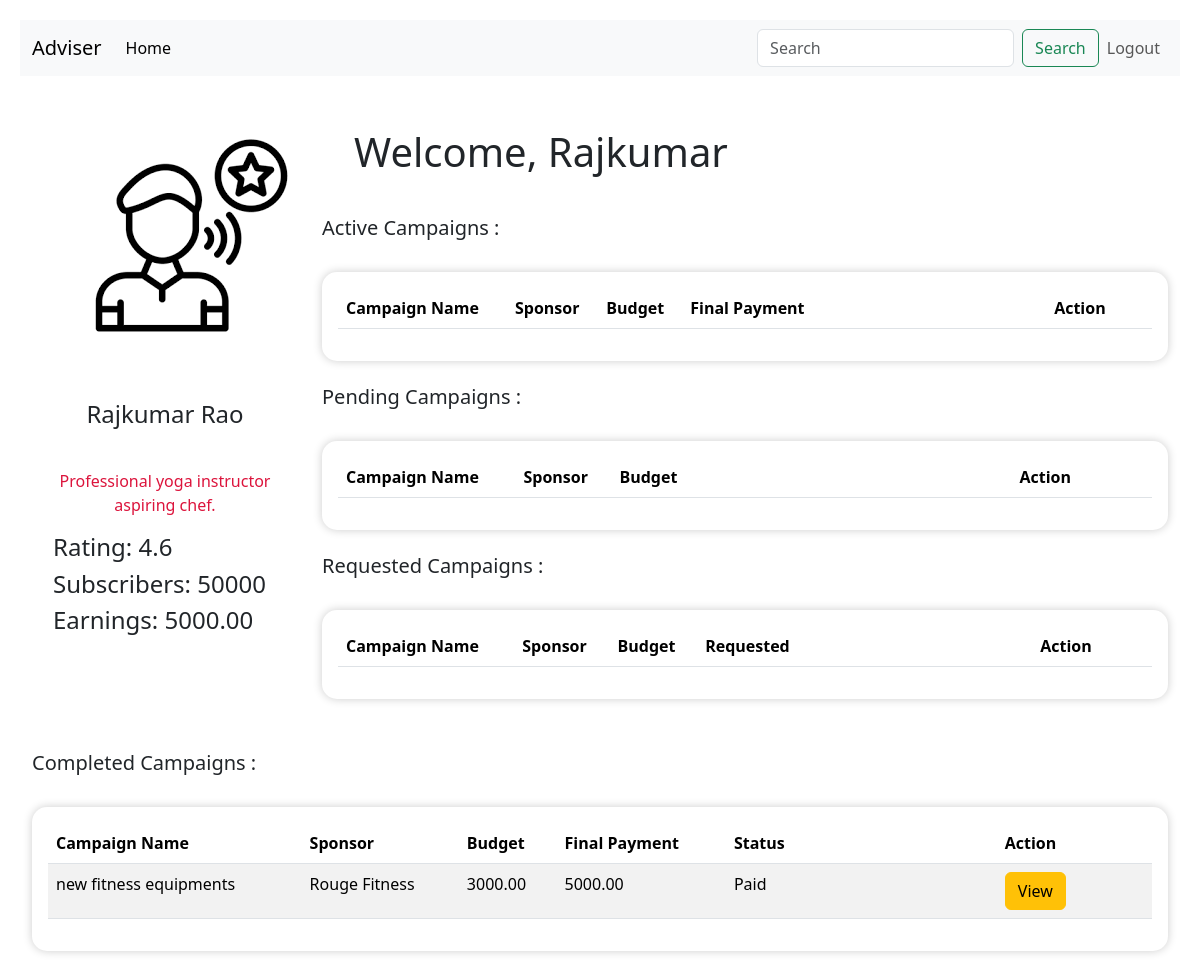
Page /influencer/rajrao/dashboard (signed in) on the committed database.
### backend/models.py (models this page shows)
class Influencer(db.Model):
    influencer_id=db.Column(db.Integer,primary_key=True,autoincrement=True)
    username=db.Column(db.String(),nullable=False,unique=True)
    password=db.Column(db.String(),nullable=False)
    f_name=db.Column(db.String(),nullable=False)
    l_name=db.Column(db.String(),nullable=False)
    earnings=db.Column(db.Numeric(10, 2),nullable=False,default=0)
    rating=db.Column(db.Numeric(3, 2),nullable=False,default=None)
    flagged=db.Column(db.Integer,nullable=False,default=0)
    bio=db.Column(db.String(),nullable=False)
    social_media=db.Column(db.String(),nullable=False)
    subs=db.Column(db.Integer,nullable=False)
    admin_id=db.Column(db.Integer,db.ForeignKey('admin.admin_id'),nullable=False,default=1)
    category_id=db.Column(db.String(),db.ForeignKey("category.cat_id"),nullable=False)
    niche_id=db.Column(db.String(),db.ForeignKey("niche.niche_id"),nullable=False)
    category=db.relationship('Category', back_populates='influencers')
    niche = db.relationship('Niche', back_populates='influencers')
    admin=db.relationship('Admin', back_populates='influencers')
    ads=db.relationship('Adrequest',back_populates='influencers')

class Adrequest(db.Model):
    ad_id=db.Column(db.Integer,primary_key=True,autoincrement=True)
    campaign_id=db.Column(db.Integer,db.ForeignKey("campaign.campaign_id"),nullable=False)
    influencer_id=db.Column(db.Integer,db.ForeignKey("influencer.influencer_id"),nullable=False)
    name=db.Column(db.String(), nullable=False,unique=True)
    content=db.Column(db.String(), nullable=False)
    niche_id=db.Column(db.String(),db.ForeignKey("niche.niche_id"),nullable=False)
    status=db.Column(db.String(), nullable=False,default='pending')
    budget = db.Column(db.Numeric(10, 2), nullable=False)
    negotiate_budget=db.Column(db.Numeric(10, 2), nullable=False,default=0)
    niche=db.relationship('Niche',back_populates='adrequests')
    campaign=db.relationship('Campaign',back_populates='ads')
    influencers=db.relationship('Influencer',back_populates='ads')

class Campaign(db.Model):
    campaign_id=db.Column(db.Integer,primary_key=True,autoincrement=True)
    name=db.Column(db.String(),nullable=False,unique=True)
    category_id=db.Column(db.String(),db.ForeignKey("category.cat_id"),nullable=False)
    start_date=db.Column(db.Date,nullable=False)
    end_date = db.Column(db.Date, nullable=False)
    budget = db.Column(db.Numeric(10, 2), nullable=False)
    initial_budget=db.Column(db.Numeric(10, 2),default=budget)
    status = db.Column(db.String(), nullable=False,default='active')
    visibility= db.Column(db.String(50),nullable=False)
    goals=db.Column(db.String(),nullable=False)
    flagged=db.Column(db.Integer,nullable=False,default=0)
    categories=db.relationship('Category',back_populates='campaigns')
    sponsor_id=db.Column(db.Integer,db.ForeignKey('sponsor.sponsor_id'),nullable=False)
    admin_id=db.Column(db.Integer,db.ForeignKey('admin.admin_id'),nullable=False,default=1)
    sponsors=db.relationship('Sponsor',back_populates='campaigns')
    admin=db.relationship('Admin',back_populates='campaigns')
    ads=db.relationship('Adrequest',back_populates='campaign')

class Sponsor(db.Model):
    sponsor_id=db.Column(db.Integer,primary_key=True,autoincrement=True)
    username=db.Column(db.String(),nullable=False,unique=True)
    password=db.Column(db.String(),nullable=False)
    company_name=db.Column(db.String(),nullable=False,unique=True)
    industry=db.Column(db.String(),nullable=False)
    initial_budget=db.Column(db.Numeric(10, 2),nullable=False,default=0)
    budget=db.Column(db.Numeric(10, 2),nullable=False)
    flagged=db.Column(db.Integer,nullable=False,default=0)
    admin_id=db.Column(db.Integer,db.ForeignKey('admin.admin_id'),nullable=False,default=1)
    campaigns=db.relationship('Campaign',back_populates='sponsors')
    admin=db.relationship('Admin',back_populates='sponsors')

### backend/users.py (the view)
@app.route('/influencer/<username>/dashboard',methods=['GET','POST'])                # influencer dashboard
def in_dash(username):
    inf=Influencer.query.filter_by(username=username).first()
    inf_ads=Adrequest.query.filter_by(influencer_id=inf.influencer_id).all()
    if int(inf.flagged)==1:
        return 'You have been flagged, Contact Admin !',400
    return render_template('influencer_dash.html',inf=inf,ads=inf_ads)

### templates/influencer_dash.html (shortened to what this page needs)
<!DOCTYPE html>
<html lang="en">
<head>
    <link rel="stylesheet" href="/static/style.css">
    <link href="https://cdn.jsdelivr.net/npm/bootstrap@5.3.3/dist/css/bootstrap.min.css" rel="stylesheet">
</head>
<body>
    <nav class="navbar navbar-expand-lg bg-body-tertiary">
        <div class="container-fluid">
          <a class="navbar-brand" href="/">Adviser</a>
          <div class="collapse navbar-collapse" id="navbarSupportedContent">
            <ul class="navbar-nav me-auto mb-2 mb-lg-0">
              <li class="nav-item">
                <a class="nav-link active" aria-current="page" href="#">Home</a>
              </li>
            </ul>
            <form class="d-flex" role="search" method="get" action="{{url_for('search_campaign',username=inf.username)}}">
                <input class="form-control me-2" type="search" placeholder="Search" aria-label="Search" name="query">
                <button class="btn btn-outline-success" type="submit" >Search</button>
              </form>
          </div>
          <ul class="navbar-nav me-auto mb-1 mb-lg-0">
            <li class="nav-item">
              <a class="nav-link" href="/influencer/login" >Logout</a>
            </li>
          </ul>
        </div>
    </nav>
<div class="container-fluid" >
    <div class="row">
        <div class="col-md-3 side-panel" >
            <div class="text-center" style="margin: 2rem; padding: 15px;">
                <img src="/static/inf_profile.png" alt="...">
            </div>
            <div class="mt-3" style="margin: 1rem; padding: 5px;">
                <h4 style="text-align: center; padding-bottom: 2rem;">{{ inf.f_name }} {{ inf.l_name }}</h4>
                <p style="text-align: center;color: crimson;">{{inf.bio}}</p>
                <h4>Rating: <span >{{inf.rating|round(1)}}</span></h4>
                <h4 >Subscribers: {{inf.subs}}</h4>
                <h4>Earnings: {{inf.earnings}}</h4>
            </div>
        </div>
    <div class="col-md-9 main-panel">
        <h1 style="padding: 2rem;">Welcome, {{ inf.f_name }}</h1>
        <h5>Active Campaigns :</h5>
        <br>
        <div style="padding: 2rem 0rem 2rem 0rem;box-shadow: 0 0 10px rgba(0, 0, 0, 0.2);background-color: #fff;border: 0px solid rgb(101, 99, 99); padding: 1rem;border-radius: 15px;">
            <table class="table table-striped">
                <thead>
                  <tr>
                    <th scope="col">Campaign Name</th>
                    <th scope="col">Sponsor</th>
                    <th scope="col">Budget</th>
                    <th scope="col">Final Payment</th>
                    <th scope="col" style="padding-left: 14rem;">Action</th>
                  </tr>
                </thead>
</table>
        </div>
        <br>
        <h5>Pending Campaigns :</h5>
        <br>
        <div style="padding: 2rem 0rem 2rem 0rem;box-shadow: 0 0 10px rgba(0, 0, 0, 0.2);background-color: #fff;border: 0px solid rgb(101, 99, 99); padding: 1rem;border-radius: 15px;">
            <table class="table table-striped">
                <thead>
                  <tr>
                    <th scope="col">Campaign Name</th>
                    <th scope="col">Sponsor</th>
                    <th scope="col">Budget</th>
                    <th scope="col" style="padding-left: 20rem;">Action</th>
                  </tr>
                </thead>
</table>
        </div>
        <br>
        <h5>Requested Campaigns :</h5>
        <br>
        <div style="padding: 2rem 0rem 2rem 0rem;box-shadow: 0 0 10px rgba(0, 0, 0, 0.2);background-color: #fff;border: 0px solid rgb(101, 99, 99); padding: 1rem;border-radius: 15px;">
            <table class="table table-striped">
                <thead>
                  <tr>
                    <th scope="col">Campaign Name</th>
                    <th scope="col">Sponsor</th>
                    <th scope="col">Budget</th>
                    <th scope="col">Requested</th>
                    <th scope="col" style="padding-left: 14rem;">Action</th>
                  </tr>
                </thead>
</table>
        </div>
    </div>
<div style="margin-top: 2rem;">
        <h5>Completed Campaigns :</h5>
        <br>
    <div style="padding: 2rem 0rem 2rem 0rem;box-shadow: 0 0 10px rgba(0, 0, 0, 0.2);background-color: #fff;border: 0px solid rgb(101, 99, 99); padding: 1rem;border-radius: 15px;">
            <table class="table table-striped">
                <thead>
                  <tr>
                    <th scope="col">Campaign Name</th>
                    <th scope="col">Sponsor</th>
                    <th scope="col">Budget</th>
                    <th scope="col">Final Payment</th>
                    <th scope="col">Status</th>
                    <th scope="col" style="padding-left: 12rem;">Action</th>
                  </tr>
                </thead>
                <tbody>
            {% for ad in ads %}
            {% if ad.status=='Paid' or ad.status=='ad req fulfilled' %}
            <tr style="width: auto;">
                <td>{{ad.campaign.name}}</td>
                <td>{{ad.campaign.sponsors.company_name}}</td>
                <td>{{ad.budget}}</td>
                {%if ad.negotiate_budget>ad.budget%}
                <td>{{ad.negotiate_budget}}</td>
                {%else%}
                <td>{{ad.budget}}</td>
                {%endif%}
                <td>{{ad.status}}</td>
                <td style="padding-left: 12rem;">
                        <button type="button" class="btn btn-warning" data-bs-toggle="modal" data-bs-target="#viewadd{{ad.ad_id}}">View</button>
                </td>
            </tr>
    {%endif%}
{%endfor%}
</tbody>
</table>
        </div>
    </div>
</div>
</div>
</body>
</html>

### static/style.css (style rules this page uses)
* { margin: 0px; }
body { font-family: Arial, sans-serif; background-color: #f4f4f4bb; margin: 0; padding: 20px; }
.main-panel { flex: 1; padding: 20px; }

### rows in the picture
Influencer: f_name "Rajkumar", l_name "Rao", bio "Professional yoga instructor aspiring chef.", rating "4.6", subs "50000", earnings "5000.00"
Adrequest: campaign.name "new fitness equipments", campaign.sponsors.company_name "Rouge Fitness", budget "3000.00", negotiate_budget "5000.00", status "Paid"
